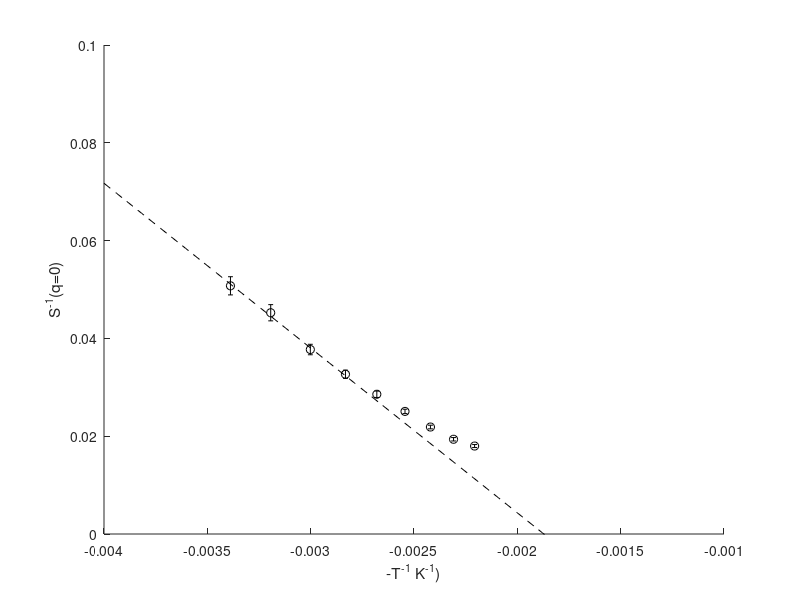

MATLAB code to generate this figure: (Note: this script raises an error after producing the figure.)
clear;
close all
addpath('functions/')

% load experiment data
TV = [22,40:20:180];  % temperature in degree C
TK = TV+273.15;       % temperature in Kelvin
data = load('exp-data/PEG30undoped.csv');  % SAXS data with q in A^(-1)
                                           % 30wt ~= 16mol%
q = data(:,1);
s = data(:,2:end);

% define small q cutoff
% % if PEG wt% = 0.30
% qmin0 = 0.03803;
% qminf = 0.04094;

% if PEG wt% = 0.40
qmin0 = 0.04155;
qminf = 0.04472;

iqmin0 = find(q==qmin0);
iqminf = find(q==qminf);
smin = mean(s(iqmin0:iqminf,:));
sminstd = std(1./s(iqmin0:iqminf,:));

% find temperature vs. peak intensity
figure;
hold;
xp = -1./TK;
yp = power(smin,-1);
errorbar(xp,yp,sminstd,'ko')
xlabel('-T^{-1} K^{-1})');ylabel('S^{-1}(q=0)')

% linear regression at q*=0
xfit = 1:3;  % linear fit regime
x = xp(xfit)';
X = [ones(length(x),1) x];
y = yp(xfit)';
b = X\y;
xp = linspace(-4,-1,100)*1e-3;
yp = b(2)*xp+b(1);
plot(xp,yp,'k--');
ylim([0,.1])

% analytical structure factor
N=100;  % total of 100 monomers
NM=0.1; % each monomer has 0.1 Kuhn steps
LAM=0.00; % ideal random copolymer
FA=0.165;    % equal chemical composition

RM=sqrt(r2wlc(NM));  % end-to-end distance of a monomers
K0=1e-2;  % minimum wavevector
KF=1e2;   % maximum wavevector
NK=101;  % number of wavevectors
K=transpose(logspace(log10(K0),log10(KF),NK))/RM;

%% find chi paramatrized with T
% CHI = A-B/T
TS = b(2)/b(1);
B = -b(2)/2;
A = CHIS*NM+B/TS;

I=9;
rm = 32.05; % end-to-end distance of a monomer in unit Angstrom
rm = 1;
figure;hold
plot(q*rm,s(:,I));






%% Make a plot
% at which temperature?
I = 9;

% normalization factor
CHI0 = 0.5;
Smin = power(-2*CHI0+1/(FA*(1-FA)),-1);  % zero q analytical structure factor

rm = 32.05; % end-to-end distance of a monomer in unit Angstrom
snorm = Smin/smin(I)*0.8;
rm = 50;

% evaluate s2inv
[SINV]=s2invwlc(N,NM,FA,LAM,K);
[KS,SS]=kmaxwlc(N,NM,FA,LAM);
CHIS=0.5*SS;

figure;hold
plot(q*rm,s(:,I)*snorm);
plot([qmin0,qmin0]*rm,[7,1e2]*snorm,'k-','linewidth',3)
plot([qminf,qminf]*rm,[7,1e2]*snorm,'k-','linewidth',3)
loglog(RM*K,1./(-2*CHI0+SINV*NM),'-','LineWidth',2)

xlabel('R_Mq');ylabel('S(q)')
set(gca,'xscale','log');set(gca,'yscale','log');
xlim([0.02,0.6]*rm);
ylim([7,1e2]*snorm)


%% find a region to fit
indmin = find(q*rm >= 2.5);indmin = indmin(1);
indmax = find(q*rm >= 21.5);indmax = indmax(1);
qmin = q(indmin);
qmax = q(indmax);
plot([qmin*rm,qmin*rm],[1e-3,1e3],'k--')
plot([qmax*rm,qmax*rm],[1e-3,1e3],'k--')
qfit = q(indmin:indmax);
sfit = s(indmin:indmax,I);

% define fitting function
% param(1) = CHI
% param(2) = scale
% param(3) = rm
Sfun = @(param,K) param(2)./(-2*param(1)*CHIS+s2invwlc(N,NM,FA,LAM,K*param(3))*NM);

% start fitting
% x0 = [0.01,5e2,500];
x0 = [0.001,snorm,rm];
lb = [0.001,1,  1];
ub = [1.0,  1e3,1e3];

options = optimset('Display','on',...
    'TolX',1e-3,'TolFun',1e0,'MaxFunEvals',1e1,'MaxIter',1e1);
% x = lsqcurvefit(Sfun,x0,qfit,sfit)
x = lsqcurvefit(Sfun,x0,qfit,sfit,lb,ub,options)
plot(q(indmin:indmax),Sfun(x,q(indmin:indmax)),'r--','LineWidth',2)

loglog(qfit,Sfun(x0,qfit),'k--')
% plot(RM*K,Sfun(x,K),'-','LineWidth',2)

xlabel('R_Mq');ylabel('S(q)')
set(gca,'xscale','log');set(gca,'yscale','log');


















% make a plot
figure;hold
for T = TV
    ii = find(TV==T);
    
    % current SAXS
    sp = s(:,ii);
    plot(q*rm,sp*snorm);
end
plot([qmin0,qmin0]*rm,[7,1e2]*snorm,'k-','linewidth',3)
plot([qminf,qminf]*rm,[7,1e2]*snorm,'k-','linewidth',3)
set(gca,'xscale','log');set(gca,'yscale','log');
xlim([0.02,0.6]*rm);ylim([7,1e2]*snorm)

figure;hold;
I=1;
plot(q*rm,s(:,1)*snorm);
% plot(RM*K,1./(-2*CHI(I)+SINV))
set(gca,'xscale','log');set(gca,'yscale','log');
xlim([0.02,0.6]*rm);ylim([7,1e2]*snorm)

% analytical structure factor
addpath('functions/');
N=100;  % total of 100 monomers
NM=0.1; % each monomer has 0.1 Kuhn steps
LAM=0.00; % ideal random copolymer
FA=0.16;    % equal chemical composition

% find spinodal CHIS
[kval,sval]=kmaxwlc(N,NM,FA,LAM);
CHIS=0.5*sval;
CHI=CHIS*[0 0.2 0.4 0.6 0.8];

RM=sqrt(r2wlc(NM));  % end-to-end distance of a monomers
K0=1e-2;  % minimum wavevector
KF=1e2;   % maximum wavevector
NK=201;  % number of wavevectors
K=transpose(logspace(log10(K0),log10(KF),NK))/RM;

% evaluate s2inv
[SINV]=s2invwlc(N,NM,FA,LAM,K);
figure;hold
for I=1:length(CHI)
    COL=(I-1)/(length(CHI)-1);
    loglog(RM*K,1./(-2*CHI(I)+SINV),'-','LineWidth',2,'Color',[COL 0 1-COL])
end
xlabel('R_Mq');ylabel('S(q)')
set(gca,'xscale','log');set(gca,'yscale','log');
axis([K0 KF 1e-4 1e-1]);box on